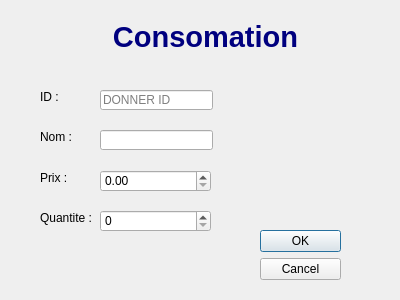
<?xml version="1.0" encoding="UTF-8"?>
<ui version="4.0">
 <class>add_consomation</class>
 <widget class="QDialog" name="add_consomation">
  <property name="geometry">
   <rect>
    <x>0</x>
    <y>0</y>
    <width>400</width>
    <height>300</height>
   </rect>
  </property>
  <property name="windowTitle">
   <string>Dialog</string>
  </property>
  <widget class="QDialogButtonBox" name="buttonBox">
   <property name="geometry">
    <rect>
     <x>260</x>
     <y>230</y>
     <width>81</width>
     <height>61</height>
    </rect>
   </property>
   <property name="orientation">
    <enum>Qt::Vertical</enum>
   </property>
   <property name="standardButtons">
    <set>QDialogButtonBox::Cancel|QDialogButtonBox::Ok</set>
   </property>
  </widget>
  <widget class="QLabel" name="label_6">
   <property name="geometry">
    <rect>
     <x>40</x>
     <y>210</y>
     <width>61</width>
     <height>16</height>
    </rect>
   </property>
   <property name="text">
    <string>Quantite :</string>
   </property>
  </widget>
  <widget class="QLabel" name="label_7">
   <property name="geometry">
    <rect>
     <x>40</x>
     <y>90</y>
     <width>47</width>
     <height>13</height>
    </rect>
   </property>
   <property name="text">
    <string>ID :</string>
   </property>
  </widget>
  <widget class="QLineEdit" name="id_cons">
   <property name="geometry">
    <rect>
     <x>100</x>
     <y>90</y>
     <width>113</width>
     <height>20</height>
    </rect>
   </property>
   <property name="maxLength">
    <number>4</number>
   </property>
   <property name="placeholderText">
    <string>DONNER ID</string>
   </property>
  </widget>
  <widget class="QLineEdit" name="nom_cons">
   <property name="geometry">
    <rect>
     <x>100</x>
     <y>130</y>
     <width>113</width>
     <height>20</height>
    </rect>
   </property>
  </widget>
  <widget class="QLabel" name="label_5">
   <property name="geometry">
    <rect>
     <x>40</x>
     <y>130</y>
     <width>47</width>
     <height>13</height>
    </rect>
   </property>
   <property name="text">
    <string>Nom :</string>
   </property>
  </widget>
  <widget class="QLabel" name="label_3">
   <property name="geometry">
    <rect>
     <x>40</x>
     <y>170</y>
     <width>41</width>
     <height>16</height>
    </rect>
   </property>
   <property name="text">
    <string>Prix :</string>
   </property>
  </widget>
  <widget class="QLabel" name="label_4">
   <property name="geometry">
    <rect>
     <x>70</x>
     <y>20</y>
     <width>271</width>
     <height>31</height>
    </rect>
   </property>
   <property name="text">
    <string>&lt;html&gt;&lt;head/&gt;&lt;body&gt;&lt;p align=&quot;center&quot;&gt;&lt;span style=&quot; font-size:22pt; font-weight:600; color:#00007f;&quot;&gt;Consomation&lt;/span&gt;&lt;/p&gt;&lt;/body&gt;&lt;/html&gt;</string>
   </property>
  </widget>
  <widget class="QSpinBox" name="quant_cons">
   <property name="geometry">
    <rect>
     <x>100</x>
     <y>210</y>
     <width>111</width>
     <height>22</height>
    </rect>
   </property>
  </widget>
  <widget class="QDoubleSpinBox" name="prix_cons">
   <property name="geometry">
    <rect>
     <x>100</x>
     <y>170</y>
     <width>111</width>
     <height>22</height>
    </rect>
   </property>
  </widget>
 </widget>
 <resources/>
 <connections>
  <connection>
   <sender>buttonBox</sender>
   <signal>accepted()</signal>
   <receiver>add_consomation</receiver>
   <slot>accept()</slot>
   <hints>
    <hint type="sourcelabel">
     <x>248</x>
     <y>254</y>
    </hint>
    <hint type="destinationlabel">
     <x>157</x>
     <y>274</y>
    </hint>
   </hints>
  </connection>
  <connection>
   <sender>buttonBox</sender>
   <signal>rejected()</signal>
   <receiver>add_consomation</receiver>
   <slot>reject()</slot>
   <hints>
    <hint type="sourcelabel">
     <x>316</x>
     <y>260</y>
    </hint>
    <hint type="destinationlabel">
     <x>286</x>
     <y>274</y>
    </hint>
   </hints>
  </connection>
 </connections>
</ui>
